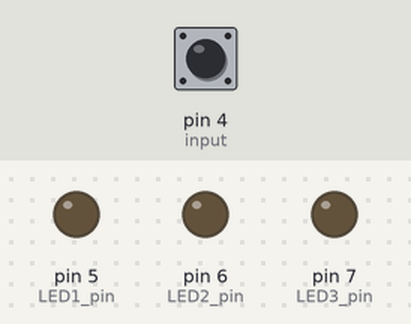
Recording of a sketch running on a simulated Arduino Uno, built with avr-gcc and run on an emulated ATmega328P. Shown: output pins drawn as LEDs (lit = HIGH). The inputs (shaded band) are chosen by the test bench; at power-on: pin 4 (input) LOW.

Above: at 1.8 s.
1.9 s: pin 4 (input) pulsed HIGH 5 times (0.12 s each, 0.3 s apart)
At 2.3 s:
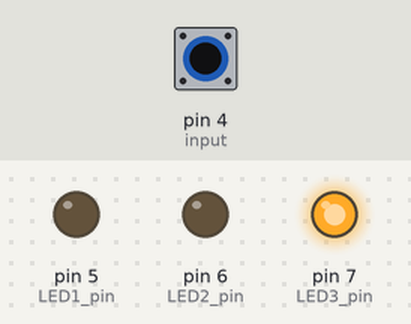
At 4.4 s:
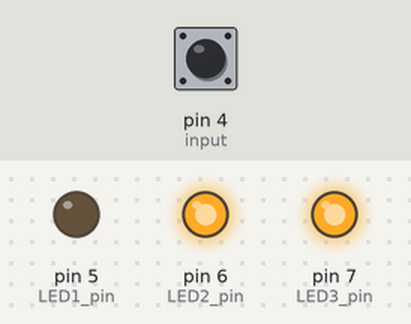
4.9 s: pin 4 (input) pulsed HIGH 2 times (0.12 s each, 0.3 s apart)
At 6.0 s:
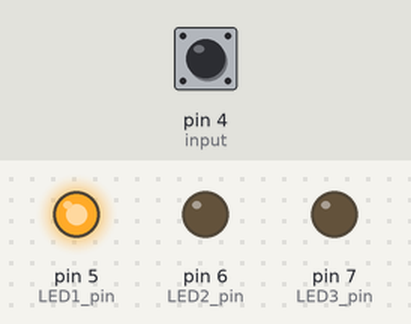
Timing chart, 0 to 7.9 s (numbered marks = the images above; inputs shaded):
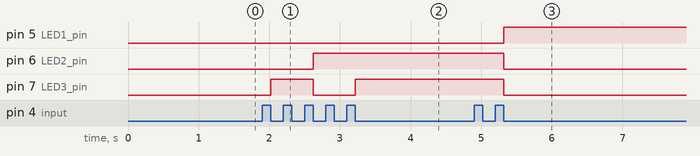

Measured:
- after the input at 1.9 s, pin 6 (LED2_pin): LOW → HIGH after 0.72 s; pin 7 (LED3_pin): LOW → HIGH after 0.12 s, → LOW 0.60 s later, → HIGH 0.60 s later
- after the input at 4.9 s, pin 5 (LED1_pin): LOW → HIGH after 0.42 s; pin 6 (LED2_pin), pin 7 (LED3_pin): HIGH → LOW after 0.42 s

The sketch:

LabBProblem4_sample.ino
```cpp
int counter = 0; // initializing counter as a global variable, meaning that all functions in the program have access to this variable

void setup() {
  // put your setup code here, to run once:

  pinMode(4,INPUT); //input
  pinMode(5,OUTPUT); //LED1 pin
  pinMode(6,OUTPUT); // LED2 pin
  pinMode(7,OUTPUT); // LED3 pin

  digitalWrite(5,LOW); // initialize the LEDs
  digitalWrite(6,LOW);
  digitalWrite(7,LOW);
}

void loop() {
  // put your main code here, to run repeatedly:

  int input_pin = digitalRead(4); // check input

  if(input_pin == 1) // only enters if the input is held high
  {
    while(input_pin == 1)
    {
      input_pin = digitalRead(4); // program will wait for the pin to go low
    }

    counter = counter + 1;

    if(counter == 8)
    {
      counter = 0; // counter ranges from 0 to 7 so we reset it if it goes over
    }
  }

  // this is for the binary counter

  if(counter == 0)
  {
    digitalWrite(5,LOW);
    digitalWrite(6,LOW);
    digitalWrite(7,LOW);
  }

  if(counter == 1)
  {
    digitalWrite(5,LOW);
    digitalWrite(6,LOW);
    digitalWrite(7,HIGH);
  }

  if(counter == 2)
  {
    digitalWrite(5,LOW);
    digitalWrite(6,HIGH);
    digitalWrite(7,LOW);
  }

  if(counter == 3)
  {
    digitalWrite(5,LOW);
    digitalWrite(6,HIGH);
    digitalWrite(7,HIGH);
  }

  if(counter == 4)
  {
    digitalWrite(5,HIGH);
    digitalWrite(6,LOW);
    digitalWrite(7,LOW);
  }

  if(counter == 5)
  {
    digitalWrite(5,HIGH);
    digitalWrite(6,LOW);
    digitalWrite(7,HIGH);
  }

  if(counter == 6)
  {
    digitalWrite(5,HIGH);
    digitalWrite(6,HIGH);
    digitalWrite(7,LOW);
  }

  if(counter == 7)
  {
    digitalWrite(5,HIGH);
    digitalWrite(6,HIGH);
    digitalWrite(7,HIGH);
  }

  delay(500);
}
```
